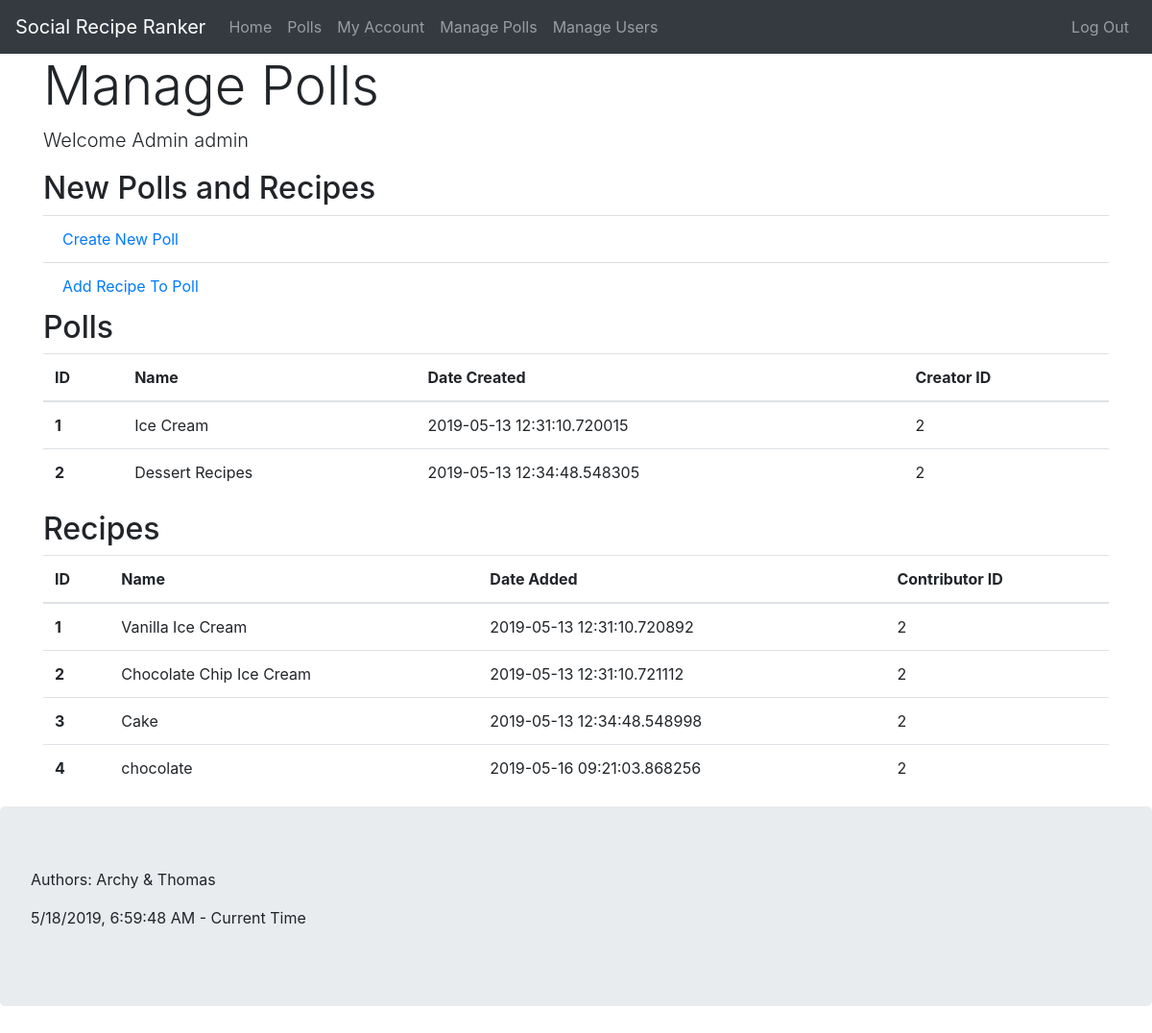
Screenshot of /manage_polls (signed in) with the database file from the repository.
### app/models.py (models this page shows, shortened)
class Poll(db.Model):
    id = db.Column(db.Integer, primary_key=True)
    name = db.Column(db.String(64), nullable=False, index=True)
    description = db.Column(db.String(256), nullable=True)
    date_created = db.Column(db.DateTime, nullable=False, index=True, default=datetime.utcnow)
    creator_id = db.Column(db.Integer, db.ForeignKey('user.id'), nullable=False)
    recipes = db.relationship("Recipe", backref='poll', lazy='dynamic')
    votes = db.relationship("Vote", backref='poll', lazy='dynamic')

class Recipe(db.Model):
    id = db.Column(db.Integer, primary_key=True)
    name = db.Column(db.String(64), nullable=False, index=True)
    description = db.Column(db.String(256), nullable=True)
    date_added = db.Column(db.DateTime, nullable=False, index=True, default=datetime.utcnow)
    contributor_id = db.Column(db.Integer, db.ForeignKey('user.id'), nullable=False)
    poll_id = db.Column(db.Integer, db.ForeignKey('poll.id'), nullable=False)
    votes = db.relationship("Vote", backref='recipe', lazy='dynamic')

### app/routes.py (the view)
@app.route('/manage_polls')
@login_required
def manage_polls():
    if current_user.is_admin:
        return render_template('manage_polls.html', title='Manage Polls', description='Welcome Admin ' + current_user.username, polls=Poll, recipes=Recipe)
    else:
        abort(403)  # error 403 forbidden, no access if not admin

### app/models.py (called while the page is built)
@login_manager.user_loader
def load_user(id):
    return User.query.get(int(id))

### app/templates/manage_polls.html
{% extends "base.html" %}
{% block content %}
<div class="row">
  <section class="col">
    <header>
      <h2>New Polls and Recipes</h2>
    </header>
    <ul class="list-group list-group-flush">
      <li class="list-group-item list-group-item-action"><a href="{{ url_for('add_poll') }}">Create New Poll</a></li>
      <li class="list-group-item list-group-item-action"><a href="{{ url_for('add_recipe') }}">Add Recipe To Poll</a>
      </li>
    </ul>
  </section>
</div>
<div class="row">
  <section class="col">
    <header>
      <h2>Polls</h2>
    </header>
    <table class="table table-hover">
      <thead>
        <tr>
          <th scope="col">ID</th>
          <th scope="col">Name</th>
          <th scope="col">Date Created</th>
          <th scope="col">Creator ID</th>
        </tr>
      </thead>
      <tbody>
        {% for p in polls.query.all() %}
        <tr class='clickable-table-row' data-href="{{ url_for('poll', poll_id=p.id) }}">
          <th scope="row">{{ p.id }}</th>
          <td>{{ p.name }}</td>
          <td>{{ p.date_created }}</td>
          <td>{{ p.creator_id }}</td>
        </tr>
        {% endfor %}
      </tbody>
    </table>
  </section>
</div>
<div class="row">
  <section class="col">
    <header>
      <h2>Recipes</h2>
    </header>
    <table class="table table-hover">
      <thead>
        <tr>
          <th scope="col">ID</th>
          <th scope="col">Name</th>
          <th scope="col">Date Added</th>
          <th scope="col">Contributor ID</th>
        </tr>
      </thead>
      <tbody>
        {% for r in recipes.query.all() %}
        <tr class='clickable-table-row' data-href="{{ url_for('recipe', recipe_id=r.id) }}">
          <th scope="row">{{ r.id }}</th>
          <td>{{ r.name }}</td>
          <td>{{ r.date_added }}</td>
          <td>{{ r.contributor_id }}</td>
        </tr>
        {% endfor %}
      </tbody>
    </table>
  </section>
</div>
{% endblock %}

### app/static/css/style.css (style rules this page uses)
table tr[data-href] { cursor: pointer; }

### rows the page displays
Poll: id "1", name "Ice Cream", date_created "2019-05-13 12:31:10.720015", creator_id "2"
Poll: id "2", name "Dessert Recipes", date_created "2019-05-13 12:34:48.548305", creator_id "2"
Recipe: id "1", name "Vanilla Ice Cream", date_added "2019-05-13 12:31:10.720892", contributor_id "2"
Recipe: id "2", name "Chocolate Chip Ice Cream", date_added "2019-05-13 12:31:10.721112", contributor_id "2"
Recipe: id "3", name "Cake", date_added "2019-05-13 12:34:48.548998", contributor_id "2"
Recipe: id "4", name "chocolate", date_added "2019-05-16 09:21:03.868256", contributor_id "2"

### other values shown
{{ title }} "Manage Polls"
{{ description }} "Welcome Admin admin"
